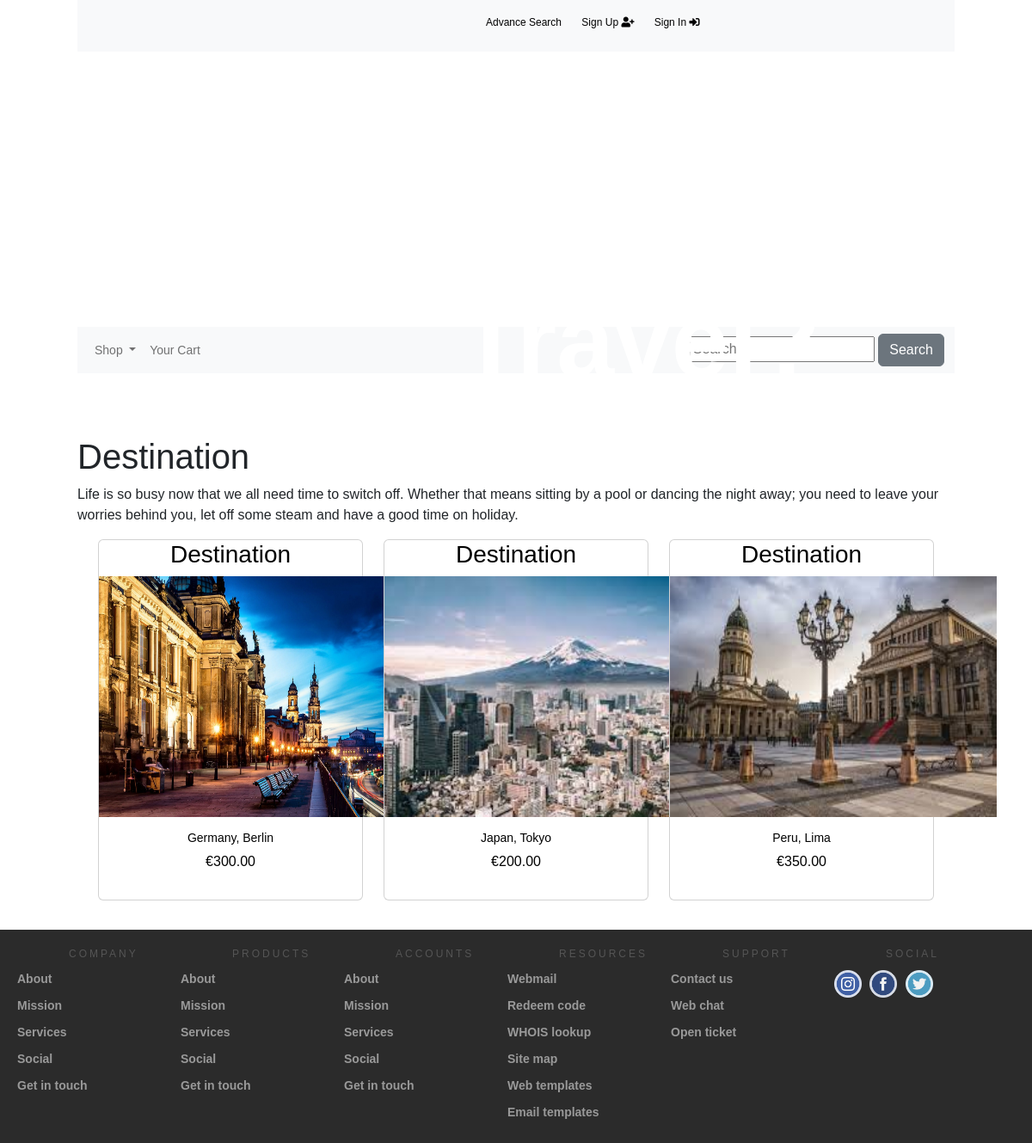
The page /863f2625-bb15-4759-bf76-9fb8a2e2b6bd/ on the database its author committed.
### shop/models.py (models this page shows, shortened)
class Category(models.Model):
    id = models.UUIDField(primary_key=True, default=uuid.uuid4, editable=False)
    name = models.CharField(max_length=250, unique=True)
    description = models.TextField(blank=True)
    class Meta:
        ordering = ["name"]
        verbose_name = "category"
        verbose_name_plural = "categories"
    def get_absolute_url(self):
        return reverse("shop:products_by_category", args=[self.id])
    def __str__(self):
        return self.name

class Product(models.Model):
    id = models.UUIDField(primary_key=True, default=uuid.uuid4, editable=False)
    name = models.CharField(max_length=250, unique=True)
    destination = models.CharField(max_length=250, blank=True, null=True)
    description = models.TextField(blank = True)
    category = models.ForeignKey(Category, on_delete=models.CASCADE)
    price = models.DecimalField(max_digits=10, decimal_places=2)
    image = models.ImageField(upload_to='product', blank=True)
    stock = models.IntegerField()
    star_rating = models.IntegerField(blank=True, null=True)
    available = models.BooleanField(default=True)
    created = models.DateTimeField(auto_now_add=True, blank = True, null= True)
    updated = models.DateTimeField(auto_now=True, blank = True, null= True)
    class Meta:
        ordering = ('name',)
        verbose_name = 'product'
        verbose_name_plural = 'products'
    def get_absolute_url(self):
        return reverse('shop:products_detail', args=[self.category.id, self.id])

### shop/views.py (the view)
# urls.py: path('', views.prod_list, name = 'all_products'),
def prod_list(request, category_id=None):
    category = None
    products = Product.objects.filter(available=True)
    if category_id:
        category = get_object_or_404(Category, id=category_id)
        products = Product.objects.filter(category=category, available=True)
    paginator = Paginator(products, 6)
    try:
        page = int(request.GET.get("page", "1"))
    except:
        page = 1
    try:
        products = paginator.page(page)
    except(EmptyPage, InvalidPage):
        products = paginator.page(paginator.num_pages)
    return render(request, "shop/category.html", {"category": category, "prods": products})

### cart/context_processors.py (called while the page is built)
def counter(request):
    item_count = 0
    if "admin" in request.path:
        return {}
    else:
        try:
            cart = Cart.objects.filter(cart_id=_cart_id(request))
            cart_items = CartItem.objects.all().filter(cart=cart[:1])
            for cart_item in cart_items:
                item_count += cart_item.quantity
        except Cart.DoesNotExist:
            item_count = 0
        return {"item_count": item_count}

### cart/views.py (called while the page is built)
def _cart_id(request):
    cart = request.session.session_key
    if not cart:
        cart = request.session.create()
    return cart

### shop/context_processors.py (called while the page is built)
def menu_links(requset):
    links = Category.objects.all()
    return {"links": links}

### shop/templates/shop/category.html (shortened to what this page needs)
{% extends "base.html" %}
{% load static %}
{% block content %}
{% if category %}
<div class="row my_row_class">
<div class="mx-auto">
<p style="color: #fff;"><a style="color: #fff;" href="{% url 'shop:all_products' %}">Our Product Collection</a> | {{category.name}}</p>
</div>
</div>
{% endif %}
{% if category %}
<br>
<div>
    <h1>{{category.name}}</h1>
    <p>{{category.description}}</p>
    </div>
    {% endif %}
    <div class="container">
        <div class="row mx-auto">
            {% for product in prods %}
                <div class="my_bottom_margin col-9 col-lg-4 col-sm-12 col-md-4">
                    <div class="card text-center" style="min-width:18rem; color:black">
                        <h3>{{product.category}}</h3>
                        <a class ="img" href="{{product.get_absolute_url}}"><img style="height: 280px; width: 380px;" class="card-img-topmy_image" src="{{product.image.url}}" alt="{{products.name}}"></a>
                        <div class="card-body">
                            <h4>{{product.name}}</h4>
                            <p>€{{product.price}}</p>
                        </div>
                    </div>
                </div>
            {% endfor %}
        </div>
    </div>
    <br>
</div>
{% endblock %}

### static/CSS/style.css (style rules this page uses)
* { font-family: sans-serif }
.my_row_class { padding-top: 15px; }
.my_row_class .mx-auto p { color: #000; font-size: 12px; }
.my_row_class .mx-auto p a { color: #000; font-size: 12px; text-decoration: none; }
.my_bottom_margin { margin-bottom: 10px; }
.card-body h4 { font-size: 14px; }

### rows shown on the page
Category: name "Destination", description "Life is so busy now that we all need time to switch off. Whether that means sitting by a pool or dancing the night away; you need to leave your worries behind you, let off some steam and have a good time on holiday."
Product: category "Destination", image (picture), name "Germany, Berlin", price "300.00"
Product: category "Destination", image (picture), name "Japan, Tokyo", price "200.00"
Product: category "Destination", image (picture), name "Peru, Lima", price "350.00"
